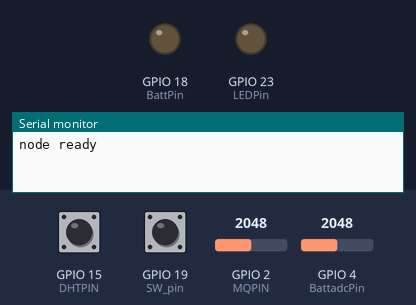
A program run on a simulated ESP32. Shown: output pins drawn as LEDs (lit = HIGH), the last lines printed to the serial monitor. The test bench sets the inputs (shaded band); at power-on: GPIO 2 (MQPIN) = 2048, GPIO 19 (SW_pin) HIGH, GPIO 4 (BattadcPin) = 2048, GPIO 15 (DHTPIN) HIGH. No radio packets arrive unless stated.

Above: at 1.2 s.
1.3 s: GPIO 2 (MQPIN) set to 2189
4.5 s: GPIO 19 (SW_pin) pulled LOW for 1 s
At 33.7 s:
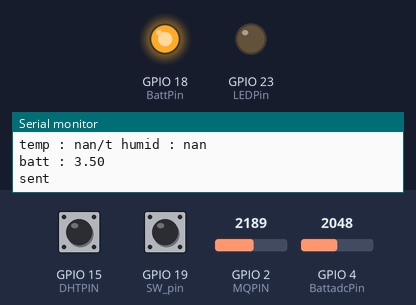
Timing chart, 0 to 34.8 s (numbered marks = the images above; inputs shaded):
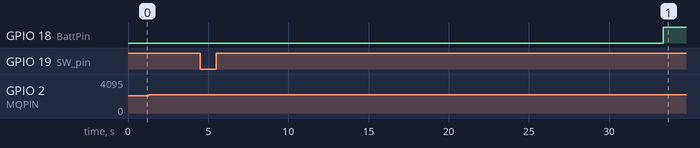

The program:

main.cpp
```cpp
#include <Arduino.h>
#include <Adafruit_Sensor.h>
#include <DHT.h>
#include <LoRa.h>

#define SCK 14
#define MISO 12
#define MOSI 13
#define SS 27
#define RST 26
#define DIO0 25

#define MQPIN 2
#define DHTPIN 15
#define SW_pin 19
#define BattPin 18
#define LEDPin 23
#define BattadcPin 4

//----------CPU0 Handle----------//
TaskHandle_t sentToGw_handle = NULL;

//----------CPU1 Handle----------//
TaskHandle_t receiveFromGw_handle = NULL;
TaskHandle_t ctrlLed_handle = NULL;

//----------Params----------//
DHT dht(DHTPIN, DHT11);

union FloatToByte
{
  float asFloat;
  uint8_t asByte[4];
};

FloatToByte temp, humid;
uint8_t util_byte = 0;

#define node_number 1
#define sw_bit 0
#define smoke_bit 1
#define batt_bit 2
#define led_bit 3

boolean sent_flag = false;


//----------Gateway - Node functions----------//
void LoRa_rxMode()
{
  LoRa.enableInvertIQ(); // active invert I and Q signals
  LoRa.receive();        // set receive mode
}

void LoRa_txMode()
{
  LoRa.idle();            // set standby mode
  LoRa.disableInvertIQ(); // normal mode
}

void onReceive(int packetSize)
{

  static uint8_t buffer[10];
  uint8_t index = 0;
  while (LoRa.available())
  {
    buffer[index] = (uint8_t)LoRa.read();
    if (buffer[index - 4] == 'r' && buffer[index - 3] == 'e' && buffer[index - 2] == 'q' && buffer[index - 1] == ('0' + node_number))
    {
      if (index == 0 && buffer[0] != 'r')
        index = 0;

      if (buffer[index] == 0xFF)
        digitalWrite(LEDPin, HIGH);
      else
        digitalWrite(LEDPin, LOW);

      sent_flag = true;

      index = 0;
    }

    index >= 9 ? index = 0 : index++;
  }
}

void onTxDone()
{
  LoRa_rxMode();
}

//----------Sensor Reading----------//
void setBit(uint8_t *data, uint8_t bit)
{
  *data |= (1 << bit);
}

void clearBit(uint8_t *data, uint8_t bit)
{
  *data &= ~(1 << bit);
}

void readBatt()
{
  digitalWrite(18, LOW);
  vTaskDelay(pdMS_TO_TICKS(1000));
  float v_batt = 0;
  for (uint8_t read_cnt = 0; read_cnt < 100; read_cnt++)
  {
    v_batt += (float)analogRead(BattadcPin);
    vTaskDelay(pdMS_TO_TICKS(10));
  }
  digitalWrite(18, HIGH);

  v_batt /= 100;
  v_batt = v_batt / 4095.0f * 2 * 3.3f + 0.2f;

  Serial.println("batt : " + String(v_batt));
  if (v_batt <= 3.7f)
    setBit(&util_byte, batt_bit);
  else
    clearBit(&util_byte, batt_bit);
}

void readDHT()
{
  temp.asFloat = dht.readTemperature();
  humid.asFloat = dht.readHumidity();
  Serial.println("temp : " + String(temp.asFloat) + "/t humid : " + String(humid.asFloat));
}

boolean readSmoke()
{
  static int last_val = analogRead(MQPIN);
  int current_val = 0;
  for (uint8_t read_cnt = 0; read_cnt < 100; read_cnt++)
  {
    current_val += analogRead(MQPIN);
    vTaskDelay(pdMS_TO_TICKS(10));
  }
  current_val /= 100;
  if (abs(current_val - last_val) >= 50)
  {
    last_val = current_val;
    return true;
  }
  else
  {
    last_val = current_val;
    return false;
  }
}

void readCritical()
{
  static boolean last_switch = !digitalRead(SW_pin);
  static boolean last_smoke = readSmoke();

  boolean current_switch = !digitalRead(SW_pin); //true = pressed
  if (current_switch != last_switch)
  {
    Serial.println("switch toggled");
    last_switch = current_switch;
    current_switch == true ? setBit(&util_byte, sw_bit) : clearBit(&util_byte, sw_bit);
    sent_flag = true;
  }

  boolean current_smoke = readSmoke();
  if (current_smoke != last_smoke)
  {
    Serial.println("smoke toggled");
    last_smoke = current_smoke;
    current_smoke == true ? setBit(&util_byte, smoke_bit) : clearBit(&util_byte, smoke_bit);
    sent_flag = true;
  }
}

void setup()
{

  Serial.begin(9600);

  //setup LoRa module (sx1276) with frequency 923.2 MHz
  SPI.begin(SCK, MISO, MOSI, SS);
  LoRa.setPins(SS, RST, DIO0);
  if (!LoRa.begin(923.2E6))
  {
    Serial.println("Starting LoRa failed!");
    while (1)
      ;
  }

  dht.begin();
  pinMode(LEDPin, OUTPUT);
  pinMode(BattPin, OUTPUT);
  pinMode(SW_pin, INPUT);

  LoRa.onReceive(onReceive);
  LoRa.onTxDone(onTxDone);
  LoRa_rxMode();
  Serial.println("node ready");
}

void loop()
{
  static uint32_t lasttime,last_sent = millis();
  if (millis() - lasttime >= 1000)  //run every 1 second
  {
    lasttime = millis();

    readCritical();
    if (sent_flag == true && (millis() - last_sent >= 15000))
    {
      readCritical();
      readDHT();
      readBatt();
      uint8_t checksum = 0;
      uint8_t payload[] = {'n', '0' + node_number,
                           temp.asByte[0], temp.asByte[1], temp.asByte[2], temp.asByte[3],
                           humid.asByte[0], humid.asByte[1], humid.asByte[2], humid.asByte[3],
                           util_byte};
      LoRa_txMode();
      LoRa.beginPacket();
      for (int i = 0; i < sizeof(payload); i++)
      {
        LoRa.write(payload[i]);
        checksum += payload[i];
      }
      checksum = ~(checksum) + 1;
      LoRa.write(checksum);
      LoRa.endPacket(true);

      sent_flag = false;
      Serial.println("sent");

      last_sent = millis();
    }
  }
}
```
